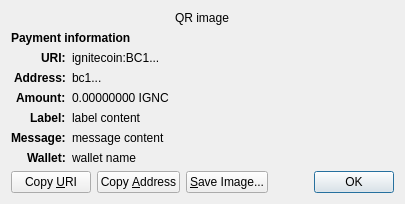
<?xml version="1.0" encoding="UTF-8"?>
<ui version="4.0">
 <class>ReceiveRequestDialog</class>
 <widget class="QDialog" name="ReceiveRequestDialog">
  <property name="geometry">
   <rect>
    <x>0</x>
    <y>0</y>
    <width>413</width>
    <height>229</height>
   </rect>
  </property>
  <property name="windowTitle">
   <string>Request payment to ...</string>
  </property>
  <layout class="QGridLayout" name="gridLayout" columnstretch="0,1">
   <property name="sizeConstraint">
    <enum>QLayout::SetFixedSize</enum>
   </property>
   <item row="0" column="0" colspan="2" alignment="Qt::AlignHCenter">
    <widget class="QRImageWidget" name="qr_code">
     <property name="text">
      <string notr="true">QR image</string>
     </property>
     <property name="textInteractionFlags">
      <set>Qt::NoTextInteraction</set>
     </property>
    </widget>
   </item>
   <item row="1" column="0" colspan="2">
    <widget class="QLabel" name="payment_header">
     <property name="font">
      <font>
       <weight>75</weight>
       <bold>true</bold>
      </font>
     </property>
     <property name="text">
      <string>Payment information</string>
     </property>
     <property name="textInteractionFlags">
      <set>Qt::NoTextInteraction</set>
     </property>
    </widget>
   </item>
   <item row="2" column="0" alignment="Qt::AlignRight|Qt::AlignTop">
    <widget class="QLabel" name="uri_tag">
     <property name="font">
      <font>
       <weight>75</weight>
       <bold>true</bold>
      </font>
     </property>
     <property name="text">
      <string notr="true">URI:</string>
     </property>
     <property name="textFormat">
      <enum>Qt::PlainText</enum>
     </property>
     <property name="textInteractionFlags">
      <set>Qt::NoTextInteraction</set>
     </property>
    </widget>
   </item>
   <item row="2" column="1" alignment="Qt::AlignTop">
    <widget class="QLabel" name="uri_content">
     <property name="text">
      <string notr="true">ignitecoin:BC1...</string>
     </property>
     <property name="textFormat">
      <enum>Qt::RichText</enum>
     </property>
     <property name="wordWrap">
      <bool>true</bool>
     </property>
     <property name="textInteractionFlags">
      <set>Qt::TextSelectableByMouse</set>
     </property>
    </widget>
   </item>
   <item row="3" column="0" alignment="Qt::AlignRight|Qt::AlignTop">
    <widget class="QLabel" name="address_tag">
     <property name="font">
      <font>
       <weight>75</weight>
       <bold>true</bold>
      </font>
     </property>
     <property name="text">
      <string>Address:</string>
     </property>
     <property name="textInteractionFlags">
      <set>Qt::NoTextInteraction</set>
     </property>
    </widget>
   </item>
   <item row="3" column="1" alignment="Qt::AlignTop">
    <widget class="QLabel" name="address_content">
     <property name="text">
      <string notr="true">bc1...</string>
     </property>
     <property name="textFormat">
      <enum>Qt::PlainText</enum>
     </property>
     <property name="textInteractionFlags">
      <set>Qt::TextSelectableByMouse</set>
     </property>
    </widget>
   </item>
   <item row="4" column="0" alignment="Qt::AlignRight|Qt::AlignTop">
    <widget class="QLabel" name="amount_tag">
     <property name="font">
      <font>
       <weight>75</weight>
       <bold>true</bold>
      </font>
     </property>
     <property name="text">
      <string>Amount:</string>
     </property>
     <property name="textInteractionFlags">
      <set>Qt::NoTextInteraction</set>
     </property>
    </widget>
   </item>
   <item row="4" column="1" alignment="Qt::AlignTop">
    <widget class="QLabel" name="amount_content">
     <property name="text">
      <string notr="true">0.00000000 IGNC</string>
     </property>
     <property name="textFormat">
      <enum>Qt::PlainText</enum>
     </property>
     <property name="textInteractionFlags">
      <set>Qt::TextSelectableByMouse</set>
     </property>
    </widget>
   </item>
   <item row="5" column="0" alignment="Qt::AlignRight|Qt::AlignTop">
    <widget class="QLabel" name="label_tag">
     <property name="font">
      <font>
       <weight>75</weight>
       <bold>true</bold>
      </font>
     </property>
     <property name="text">
      <string>Label:</string>
     </property>
     <property name="textInteractionFlags">
      <set>Qt::NoTextInteraction</set>
     </property>
    </widget>
   </item>
   <item row="5" column="1" alignment="Qt::AlignTop">
    <widget class="QLabel" name="label_content">
     <property name="text">
      <string notr="true">label content</string>
     </property>
     <property name="textFormat">
      <enum>Qt::PlainText</enum>
     </property>
     <property name="wordWrap">
      <bool>true</bool>
     </property>
     <property name="textInteractionFlags">
      <set>Qt::TextSelectableByMouse</set>
     </property>
    </widget>
   </item>
   <item row="6" column="0" alignment="Qt::AlignRight|Qt::AlignTop">
    <widget class="QLabel" name="message_tag">
     <property name="font">
      <font>
       <weight>75</weight>
       <bold>true</bold>
      </font>
     </property>
     <property name="text">
      <string>Message:</string>
     </property>
     <property name="textInteractionFlags">
      <set>Qt::NoTextInteraction</set>
     </property>
    </widget>
   </item>
   <item row="6" column="1" alignment="Qt::AlignTop">
    <widget class="QLabel" name="message_content">
     <property name="text">
      <string notr="true">message content</string>
     </property>
     <property name="textFormat">
      <enum>Qt::PlainText</enum>
     </property>
     <property name="wordWrap">
      <bool>true</bool>
     </property>
     <property name="textInteractionFlags">
      <set>Qt::TextSelectableByMouse</set>
     </property>
    </widget>
   </item>
   <item row="7" column="0" alignment="Qt::AlignRight|Qt::AlignTop">
    <widget class="QLabel" name="wallet_tag">
     <property name="font">
      <font>
       <weight>75</weight>
       <bold>true</bold>
      </font>
     </property>
     <property name="text">
      <string>Wallet:</string>
     </property>
     <property name="textInteractionFlags">
      <set>Qt::NoTextInteraction</set>
     </property>
    </widget>
   </item>
   <item row="7" column="1" alignment="Qt::AlignTop">
    <widget class="QLabel" name="wallet_content">
     <property name="text">
      <string notr="true">wallet name</string>
     </property>
     <property name="textFormat">
      <enum>Qt::PlainText</enum>
     </property>
     <property name="wordWrap">
      <bool>true</bool>
     </property>
     <property name="textInteractionFlags">
      <set>Qt::TextSelectableByMouse</set>
     </property>
    </widget>
   </item>
   <item row="8" column="0" colspan="2">
    <layout class="QHBoxLayout" name="horizontalLayout">
     <item>
      <widget class="QPushButton" name="btnCopyURI">
       <property name="text">
        <string>Copy &amp;URI</string>
       </property>
       <property name="autoDefault">
        <bool>false</bool>
       </property>
      </widget>
     </item>
     <item>
      <widget class="QPushButton" name="btnCopyAddress">
       <property name="text">
        <string>Copy &amp;Address</string>
       </property>
       <property name="autoDefault">
        <bool>false</bool>
       </property>
      </widget>
     </item>
     <item>
      <widget class="QPushButton" name="btnSaveAs">
       <property name="text">
        <string>&amp;Save Image...</string>
       </property>
       <property name="autoDefault">
        <bool>false</bool>
       </property>
      </widget>
     </item>
     <item>
      <spacer name="horizontalSpacer_2">
       <property name="orientation">
        <enum>Qt::Horizontal</enum>
       </property>
       <property name="sizeHint" stdset="0">
        <size>
         <width>40</width>
         <height>20</height>
        </size>
       </property>
      </spacer>
     </item>
     <item>
      <widget class="QDialogButtonBox" name="buttonBox">
       <property name="focusPolicy">
        <enum>Qt::StrongFocus</enum>
       </property>
       <property name="standardButtons">
        <set>QDialogButtonBox::Ok</set>
       </property>
      </widget>
     </item>
    </layout>
   </item>
  </layout>
 </widget>
 <customwidgets>
  <customwidget>
   <class>QRImageWidget</class>
   <extends>QLabel</extends>
   <header>qt/qrimagewidget.h</header>
  </customwidget>
 </customwidgets>
 <tabstops>
  <tabstop>buttonBox</tabstop>
  <tabstop>btnCopyURI</tabstop>
  <tabstop>btnCopyAddress</tabstop>
  <tabstop>btnSaveAs</tabstop>
 </tabstops>
 <resources/>
 <connections>
  <connection>
   <sender>buttonBox</sender>
   <signal>accepted()</signal>
   <receiver>ReceiveRequestDialog</receiver>
   <slot>accept()</slot>
   <hints>
    <hint type="sourcelabel">
     <x>135</x>
     <y>230</y>
    </hint>
    <hint type="destinationlabel">
     <x>135</x>
     <y>126</y>
    </hint>
   </hints>
  </connection>
 </connections>
</ui>
